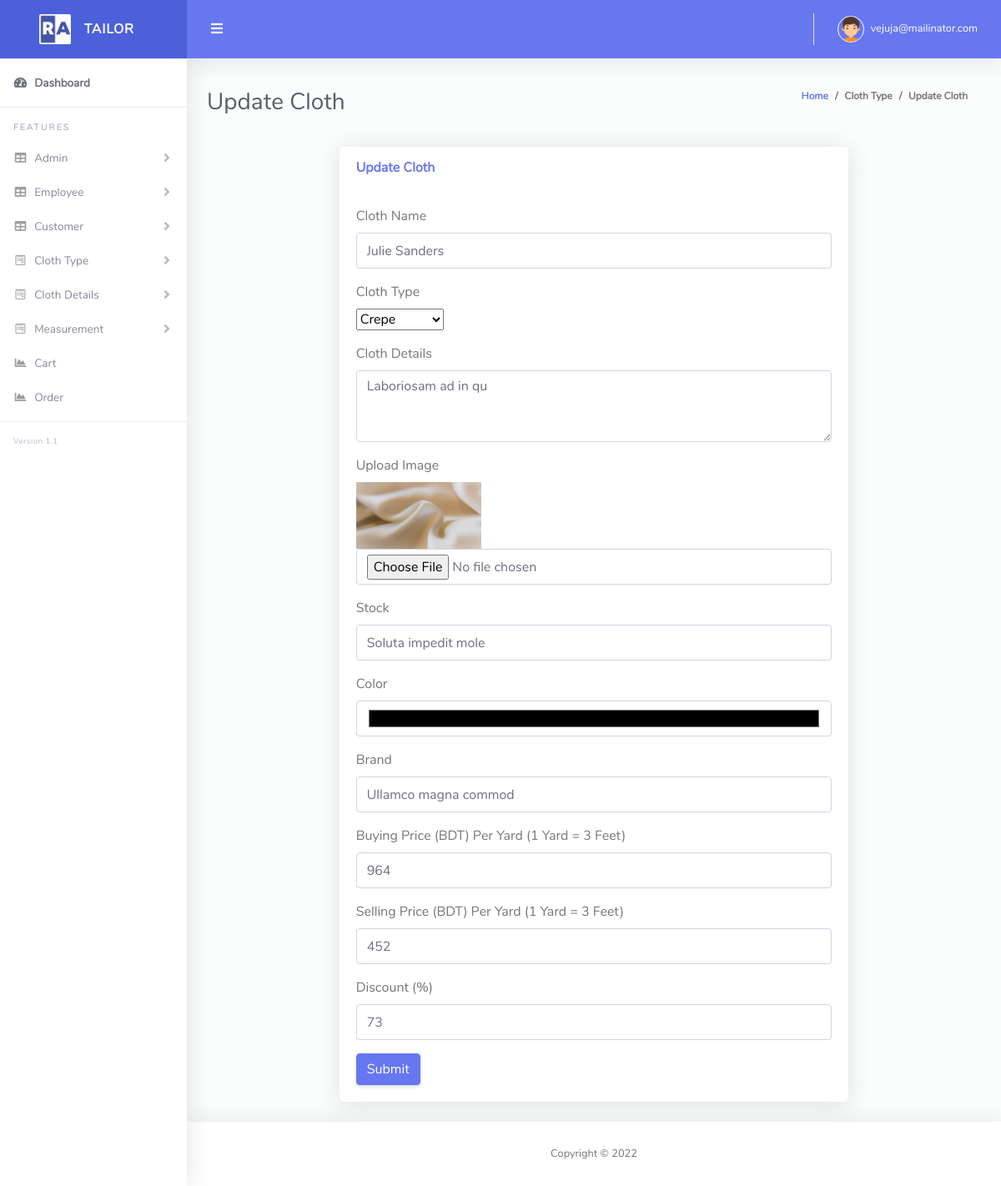
Page /edit_cloth.php?clothid=21 (signed in) on the earlier database version.
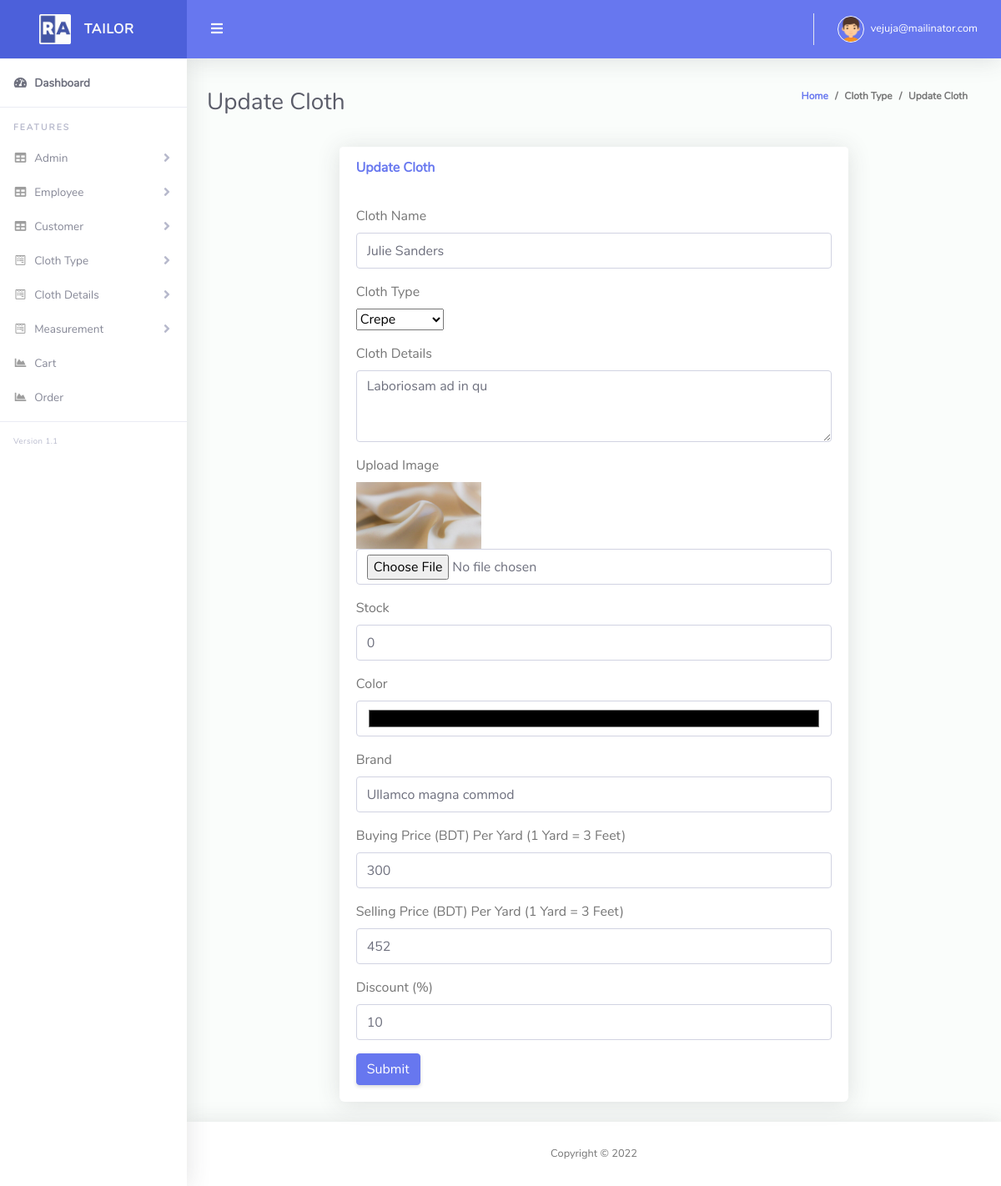
Same page on the later database version.
### tables this page shows
CREATE TABLE `tbl_cloth` (
  `id` int(11) NOT NULL,
  `cloth_name` varchar(255) NOT NULL,
  `type` int(11) NOT NULL,
  `details` text NOT NULL,
  `image` varchar(255) NOT NULL,
  `stock` varchar(255) NOT NULL,
  `color` varchar(255) NOT NULL,
  `brand` varchar(255) NOT NULL,
  `buying_price` int(11) NOT NULL,
  `selling_price` int(11) NOT NULL,
  `discount` int(11) NOT NULL,
  `created_at` timestamp NOT NULL DEFAULT current_timestamp(),
  `soft_delete` tinyint(4) NOT NULL DEFAULT 0
);

CREATE TABLE `cloth_type` (
  `id` int(11) NOT NULL,
  `name` varchar(255) NOT NULL,
  `soft_delete` tinyint(4) NOT NULL DEFAULT 0
);

### Classes/DB.php (called while the page is built, shortened)
<?php
class DB
{
    public function connect(){
        $this->conn = new mysqli("localhost","root","","tailor_shop");
        if ($this->conn->connect_error) {
          die("Connection failed: " . $this->conn->connect_error);
        } else {
            return $msg =  "connected";
        }
    }
}
?>

### Classes/ClothClass.php (called while the page is built, shortened)
<?php
include_once 'db.php';
class ClothClass extends DB
{
    public function viewSingleCloth($clothid){
        $query  = "SELECT * FROM tbl_cloth WHERE id='$clothid'";
        $result = $this->conn->query($query);
        return $result;
    }
	public function select($query){
		$result = $this->conn->query($query) or die($this->conn->error.__LINE__);
		if($result->num_rows > 0){
			return $result;
		} else {
			return false;
		}
	}
}
?>

### edit_cloth.php (the view, shortened to what this page needs)
<?php include 'layouts/header.php';
  $clothid = "";
  if($_GET['clothid']==NULL || !isset($_GET['clothid'])){
    "<script>window.location = 'all_cloth.php'; </script>";
  }else{
    $clothid = $_GET['clothid'];
  }
?>
<div class="container-fluid" id="container-wrapper">
  <div class="d-sm-flex align-items-center justify-content-between mb-4">
    <h1 class="h3 mb-0 text-gray-800">Update Cloth</h1>
    <ol class="breadcrumb">
      <li class="breadcrumb-item"><a href="index.php">Home</a></li>
      <li class="breadcrumb-item">Cloth Type</li>
      <li class="breadcrumb-item active" aria-current="page">Update Cloth</li>
    </ol>
  </div>
  <div class="row">
    <div class="col-lg-2"></div>
    <div class="col-lg-8">
      <div class="card mb-4">
        <div class="card-header py-3 d-flex flex-row align-items-center justify-content-between">
          <h6 class="m-0 font-weight-bold text-primary">Update Cloth</h6>
        </div>
        <div class="card-body">
          <form method="POST" enctype="multipart/form-data">
            <?php
                $view = $cloth->viewSingleCloth($clothid);
                if($view){
                    while($value = $view->fetch_assoc()){
            ?>
            <div class="form-group">
              <label>Cloth Name</label>
              <input name="cloth_name" type="text" class="form-control" value="<?php echo $value['cloth_name'];?>">
            </div>
            <div class="form-group">
              <label>Cloth Type</label><br>
              <select id="select" name="type">
                <?php
                    $query = "select * from cloth_type where soft_delete=0";
                    $type = $cloth -> select($query);
                    if($type){
                        while($result = $type->fetch_assoc()){
                ?>
                <option
                <?php
                    if($value['type'] == $result['id']){ ?>
                        selected = "selected"
                <?php } ?>
                  value="<?php echo $result['id'];?>"><?php echo $result['name'];?>
                </option>
                <?php } } ?>
              </select>
            </div>
            <div class="form-group">
              <label>Cloth Details</label>
              <textarea name="details" class="form-control" id="exampleFormControlTextarea1" rows="3"><?php echo $value['details'];?></textarea>
            </div>
            <div class="form-group">
              <label>Upload Image</label>
              <br>
              <td>
                <img src="<?php echo $value['image'];?>" height="80px" width="150px"/></br>
                <input type="file" name="image" class="form-control" placeholder="Enter Image" min="0" />
              </td>
            </div>
            <div class="form-group">
              <label>Stock</label>
              <input name="stock" type="text" class="form-control" value="<?php echo $value['stock'];?>">
            </div>
            <div class="form-group">
              <label>Color</label>
              <input name="color" type="color" class="form-control" value="<?php echo $value['color'];?>">
            </div>
            <div class="form-group">
              <label>Brand</label>
              <input name="brand" type="text" class="form-control" value="<?php echo $value['brand'];?>">
            </div>
            <div class="form-group">
              <label>Buying Price (BDT) Per Yard (1 Yard = 3 Feet)</label>
              <input name="buying_price" type="number" class="form-control" value="<?php echo $value['buying_price'];?>" min="0">
            </div>
            <div class="form-group">
              <label>Selling Price (BDT) Per Yard (1 Yard = 3 Feet)</label>
              <input name="selling_price" type="number" class="form-control" value="<?php echo $value['selling_price'];?>" min="0">
            </div>
            <div class="form-group">
              <label>Discount (%)</label>
              <input name="discount" type="number" min="0" step="1"  class="form-control" value="<?php echo $value['discount'];?>">
            </div>
            <?php } } ?>
            <button type="submit" class="btn btn-primary">Submit</button>
          </form>
        </div>
      </div>
    </div>
  </div>
</div>
<?php include 'layouts/footer.php';?>

Differences in the rows shown:
changed tbl_cloth "Julie Sanders": stock "Soluta impedit mole" → "0"; buying_price "964" → "300"; discount "73" → "10"
